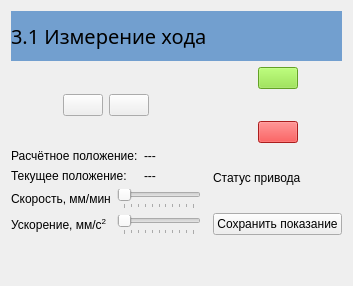
      <widget class="QWidget" name="page31">
       <layout class="QGridLayout" name="gridLayout_8">
        <item row="1" column="0">
         <layout class="QHBoxLayout" name="horizontalLayout_12">
          <item>
           <spacer name="horizontalSpacer">
            <property name="orientation">
             <enum>Qt::Horizontal</enum>
            </property>
            <property name="sizeHint" stdset="0">
             <size>
              <width>40</width>
              <height>20</height>
             </size>
            </property>
           </spacer>
          </item>
          <item>
           <widget class="LED" name="ledSw1_31">
            <property name="sizePolicy">
             <sizepolicy hsizetype="Preferred" vsizetype="Preferred">
              <horstretch>0</horstretch>
              <verstretch>0</verstretch>
             </sizepolicy>
            </property>
            <property name="diameter">
             <number>20</number>
            </property>
           </widget>
          </item>
          <item>
           <widget class="PushButton" name="btnJog_Minus31">
            <property name="icon">
             <iconset resource="BallScrewVCP.qrc">
              <normaloff>:/resources/caret_left.png</normaloff>:/resources/caret_left.png</iconset>
            </property>
            <property name="iconSize">
             <size>
              <width>40</width>
              <height>40</height>
             </size>
            </property>
           </widget>
          </item>
          <item>
           <widget class="PushButton" name="btnJog_Plus31">
            <property name="icon">
             <iconset resource="BallScrewVCP.qrc">
              <normaloff>:/resources/caret_right.png</normaloff>:/resources/caret_right.png</iconset>
            </property>
            <property name="iconSize">
             <size>
              <width>40</width>
              <height>40</height>
             </size>
            </property>
           </widget>
          </item>
          <item>
           <widget class="LED" name="ledSw2_31">
            <property name="sizePolicy">
             <sizepolicy hsizetype="Preferred" vsizetype="Preferred">
              <horstretch>0</horstretch>
              <verstretch>0</verstretch>
             </sizepolicy>
            </property>
            <property name="diameter">
             <number>20</number>
            </property>
           </widget>
          </item>
          <item>
           <spacer name="horizontalSpacer_2">
            <property name="orientation">
             <enum>Qt::Horizontal</enum>
            </property>
            <property name="sizeHint" stdset="0">
             <size>
              <width>40</width>
              <height>20</height>
             </size>
            </property>
           </spacer>
          </item>
         </layout>
        </item>
        <item row="1" column="2">
         <layout class="QGridLayout" name="gridLayout_40">
          <item row="1" column="0">
           <spacer name="horizontalSpacer_22">
            <property name="orientation">
             <enum>Qt::Horizontal</enum>
            </property>
            <property name="sizeHint" stdset="0">
             <size>
              <width>40</width>
              <height>20</height>
             </size>
            </property>
           </spacer>
          </item>
          <item row="1" column="1">
           <widget class="LED" name="ledOn31">
            <property name="autoFillBackground">
             <bool>true</bool>
            </property>
            <property name="diameter">
             <number>20</number>
            </property>
            <property name="color">
             <color>
              <red>252</red>
              <green>233</green>
              <blue>79</blue>
             </color>
            </property>
            <property name="off_color" stdset="0">
             <color>
              <red>252</red>
              <green>233</green>
              <blue>79</blue>
             </color>
            </property>
           </widget>
          </item>
          <item row="1" column="2">
           <spacer name="horizontalSpacer_23">
            <property name="orientation">
             <enum>Qt::Horizontal</enum>
            </property>
            <property name="sizeHint" stdset="0">
             <size>
              <width>40</width>
              <height>20</height>
             </size>
            </property>
           </spacer>
          </item>
          <item row="0" column="1">
           <widget class="ActionButton" name="btnDevice_On31">
            <property name="styleSheet">
             <string notr="true">background-color: rgb(138, 226, 52);</string>
            </property>
            <property name="text">
             <string/>
            </property>
            <property name="icon">
             <iconset resource="BallScrewVCP.qrc">
              <normaloff>:/resources/vertical_line.png</normaloff>:/resources/vertical_line.png</iconset>
            </property>
            <property name="iconSize">
             <size>
              <width>40</width>
              <height>40</height>
             </size>
            </property>
            <property name="checkable">
             <bool>false</bool>
            </property>
            <property name="indicator_option" stdset="0">
             <bool>false</bool>
            </property>
            <property name="machine_on_action" stdset="0">
             <bool>true</bool>
            </property>
           </widget>
          </item>
          <item row="2" column="1">
           <widget class="ActionButton" name="btnDevice_Off31">
            <property name="styleSheet">
             <string notr="true">background-color: rgb(239, 41, 41);</string>
            </property>
            <property name="icon">
             <iconset resource="BallScrewVCP.qrc">
              <normaloff>:/resources/circle.png</normaloff>
              <selectedon>:/resources/circle.png</selectedon>:/resources/circle.png</iconset>
            </property>
            <property name="iconSize">
             <size>
              <width>40</width>
              <height>40</height>
             </size>
            </property>
            <property name="machine_on_action" stdset="0">
             <bool>true</bool>
            </property>
           </widget>
          </item>
         </layout>
        </item>
        <item row="3" column="0">
         <layout class="QGridLayout" name="gridLayout_10">
          <item row="1" column="1">
           <widget class="Slider" name="sldAcceleration31">
            <property name="maximum">
             <number>100</number>
            </property>
            <property name="orientation">
             <enum>Qt::Horizontal</enum>
            </property>
            <property name="tickPosition">
             <enum>QSlider::TicksBelow</enum>
            </property>
           </widget>
          </item>
          <item row="0" column="1">
           <widget class="Slider" name="sldVelocity31">
            <property name="maximum">
             <number>100</number>
            </property>
            <property name="orientation">
             <enum>Qt::Horizontal</enum>
            </property>
            <property name="tickPosition">
             <enum>QSlider::TicksBelow</enum>
            </property>
           </widget>
          </item>
          <item row="0" column="0">
           <widget class="QLabel" name="label_53">
            <property name="text">
             <string>Скорость, мм/мин</string>
            </property>
           </widget>
          </item>
          <item row="1" column="0">
           <widget class="QLabel" name="label_54">
            <property name="text">
             <string>Ускорение, мм/с&lt;sup&gt;2&lt;/sup&gt;</string>
            </property>
           </widget>
          </item>
         </layout>
        </item>
        <item row="0" column="0" colspan="3">
         <widget class="QLabel" name="label_134">
          <property name="minimumSize">
           <size>
            <width>0</width>
            <height>50</height>
           </size>
          </property>
          <property name="maximumSize">
           <size>
            <width>16777215</width>
            <height>50</height>
           </size>
          </property>
          <property name="styleSheet">
           <string notr="true">background-color: rgb(114, 159, 207);
font: 15pt bold;</string>
          </property>
          <property name="text">
           <string>3.1 Измерение хода</string>
          </property>
         </widget>
        </item>
        <item row="2" column="0">
         <layout class="QGridLayout" name="gridLayout_9" columnstretch="0,0">
          <item row="0" column="0">
           <widget class="QLabel" name="label_50">
            <property name="text">
             <string>Расчётное положение:</string>
            </property>
           </widget>
          </item>
          <item row="1" column="0">
           <widget class="QLabel" name="label_51">
            <property name="text">
             <string>Текущее положение:</string>
            </property>
           </widget>
          </item>
          <item row="1" column="1">
           <widget class="QLabel" name="lblPosition_Actual31">
            <property name="text">
             <string>---</string>
            </property>
           </widget>
          </item>
          <item row="0" column="1">
           <widget class="QLabel" name="lblPosition31">
            <property name="text">
             <string>---</string>
            </property>
           </widget>
          </item>
         </layout>
        </item>
        <item row="2" column="2" rowspan="2">
         <layout class="QGridLayout" name="gridLayout_11">
          <item row="1" column="0" colspan="2" alignment="Qt::AlignHCenter">
           <widget class="QPushButton" name="btnSave31">
            <property name="text">
             <string>Сохранить показание</string>
            </property>
           </widget>
          </item>
          <item row="0" column="0">
           <widget class="QLabel" name="label_52">
            <property name="text">
             <string>Статус привода</string>
            </property>
           </widget>
          </item>
          <item row="0" column="1">
           <widget class="LED" name="ledPos_Alarm31"/>
          </item>
         </layout>
        </item>
        <item row="4" column="0">
         <spacer name="verticalSpacer_8">
          <property name="orientation">
           <enum>Qt::Vertical</enum>
          </property>
          <property name="sizeHint" stdset="0">
           <size>
            <width>20</width>
            <height>40</height>
           </size>
          </property>
         </spacer>
        </item>
       </layout>
      </widget>
